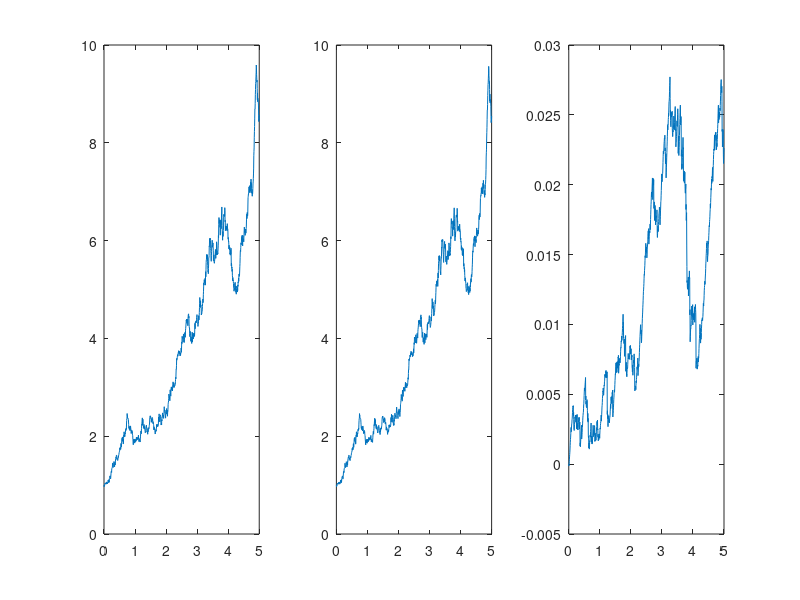

MATLAB code for this plot:
clear 
clc 
rng(0) 
% Need to double check this with the boys
N = 1000; 
T = 5; 
t = linspace(0,T,N+1); 
S0 = 1; 
mu = 0.5; 
sigma = 0.4; 
alpha = 1.2; 

Sem = zeros(N+1,1); 
Sem(1) = S0; 
Smil = zeros(N+1,1);
Smil(1) = S0; 
Z = randn(N,1); 

for ix = 2:N+1
    Sem(ix) = Sem(ix-1) + mu*Sem(ix-1)*t(2) ...
        + sigma*Z(ix-1)*sqrt(t(2))*Sem(ix-1)^(alpha/2);
    
    Smil(ix) = Smil(ix-1) + mu*Smil(ix-1)*t(2) ...
        + sigma*Z(ix-1)*sqrt(t(2))*Smil(ix-1)^(alpha/2)...
        + ((alpha/4)*(sigma.^2)*(Smil(ix-1)^(alpha-1)))...
        *(Z(ix-1).^2*t(2) - t(2)) ; 
end 

figure() 
subplot(1,3,1) 
plot(t,Sem) 
subplot(1,3,2) 
plot(t,Smil)
subplot(1,3,3) 
plot(t, Sem - Smil) 